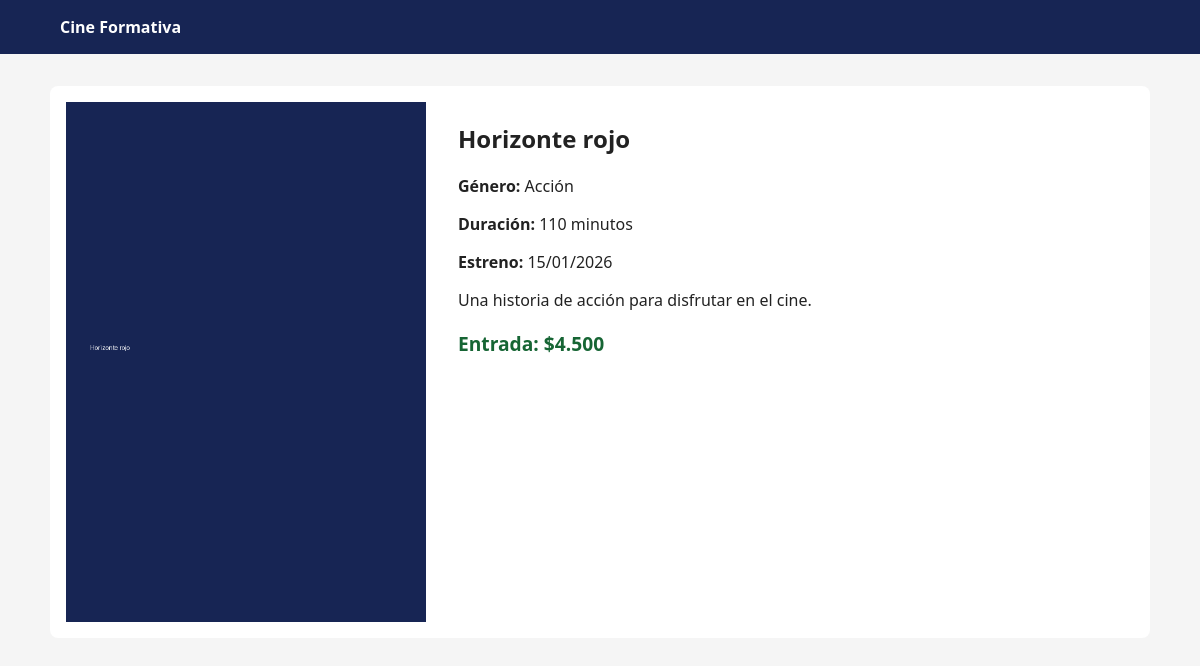
/pelicula/1/, run on the app's committed database.
### cartelera/models.py (models this page shows, shortened)
class Pelicula(models.Model):
    genero = models.ForeignKey(
        Genero,
        on_delete=models.CASCADE,
        related_name='peliculas',
    )
    titulo = models.CharField(max_length=200)
    sinopsis = models.TextField()
    duracion = models.PositiveIntegerField(
        help_text='Duración en minutos',
    )
    fecha_estreno = models.DateField()
    afiche = models.ImageField(upload_to='afiches/')
    precio = models.PositiveIntegerField(
        validators=[MinValueValidator(1)],
    )
    en_cartelera = models.BooleanField(default=True)
    class Meta:
        ordering = ['titulo']
        verbose_name = 'película'
        verbose_name_plural = 'películas'

class Genero(models.Model):
    nombre = models.CharField(max_length=100, unique=True)
    class Meta:
        ordering = ['nombre']
        verbose_name = 'género'
        verbose_name_plural = 'géneros'
    def __str__(self):
        return self.nombre

### cartelera/views.py (the view)
# urls.py: path('pelicula/<int:pk>/', views.detalle, name='detalle'),
def detalle(request, pk):
    pelicula = get_object_or_404(
        Pelicula.objects.select_related('genero'),
        pk=pk,
        en_cartelera=True,
    )
    return render(
        request,
        'cartelera/detalle.html',
        {'pelicula': pelicula},
    )

### cartelera/templatetags/cartelera_extras.py (called while the page is built)
@register.filter
def clp(valor):
    return f'${valor:,}'.replace(',', '.')

### templates/cartelera/detalle.html (shortened to what this page needs)
{% extends 'base.html' %}
{% load cartelera_extras %}
{% block content %}
<article class="detalle">
    <img
        src="{{ pelicula.afiche.url }}"
        alt="Afiche de {{ pelicula.titulo }}"
    >
    <div>
        <h1>{{ pelicula.titulo }}</h1>
        <p>
            <strong>Género:</strong>
            {{ pelicula.genero }}
        </p>
        <p>
            <strong>Duración:</strong>
            {{ pelicula.duracion }} minutos
        </p>
        <p>
            <strong>Estreno:</strong>
            {{ pelicula.fecha_estreno|date:'d/m/Y' }}
        </p>
        <p>{{ pelicula.sinopsis }}</p>
        <p class="precio">
            Entrada: {{ pelicula.precio|clp }}
        </p>
    </div>
</article>
{% endblock %}

### templates/base.html (style rules this page uses)
:root { font-family: system-ui, sans-serif; }
body { margin: 0; background: #f5f5f5; color: #222; }
.filtros, .tarjeta, .detalle { background: white; border-radius: 8px; padding: 1rem; }
.tarjeta img, .detalle img { width: 100%; object-fit: cover; }
.detalle { display: grid; grid-template-columns: minmax(220px, 360px) 1fr; gap: 2rem; }
.detalle img { max-height: 520px; }
.precio { font-size: 1.2rem; font-weight: bold; color: #166534; }

### data on the page
Pelicula: afiche (picture), titulo "Horizonte rojo", genero "Acción", duracion "110", fecha_estreno "15/01/2026", sinopsis "Una historia de acción para disfrutar en el cine.", precio|clp "$4.500"
